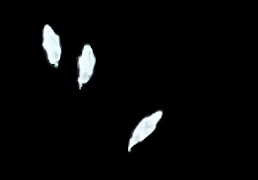
#> input picture test_duck.jpg, 258 x 180 px
$ python assignment_I_bonus.py
#> lines starting #> are read from the running program, lines starting #| are printed output that depends on the picture; long printed decimals are rounded
# pattern assignment
import numpy as np
from sklearn import naive_bayes
from sklearn import model_selection as ms
import cv2
import matplotlib.pyplot as plt
import scipy

img = cv2.imread('test_duck.jpg')  # open file
#> img is the input picture: shape (180, 258, 3); mean B, G, R 8.4, 8.3, 7.9
non_duck_img = cv2.imread('non_duck.jpg')  # the data without duck
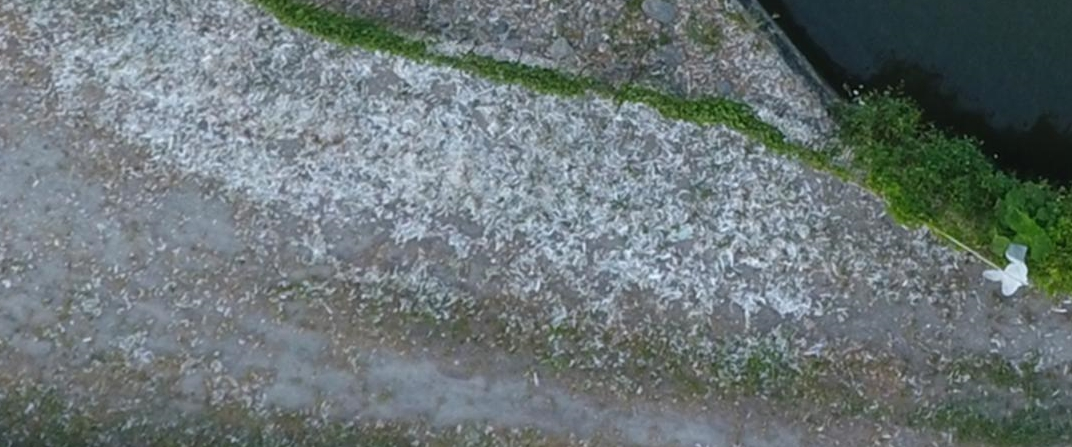
#> input picture non_duck.jpg, 1072 x 447 px
#> non_duck_img is the input picture: shape (447, 1072, 3); mean B, G, R 118.7, 117.7, 107.3

img = cv2.cvtColor(img, cv2.COLOR_BGR2GRAY)  # RBG to gray
#> img: shape (180, 258)
non_duck_img = cv2.cvtColor(non_duck_img, cv2.COLOR_BGR2GRAY)
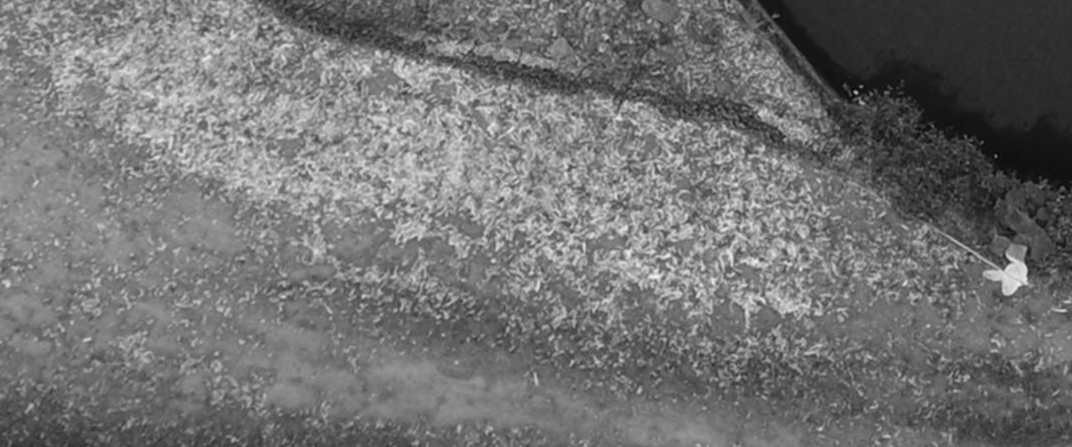
#> non_duck_img: shape (447, 1072); min 6, max 242, mean 114.7

img_pixel = np.array(img)
n_img_pixel = np.array(non_duck_img)

pixel = img.shape
#> pixel = (180, 258)
height = pixel[0]
#> height = 180
width = pixel[1]
#> width = 258
non_duck_pixel = non_duck_img.shape
#> non_duck_pixel = (447, 1072)
n_height = non_duck_pixel[0]
#> n_height = 447
n_width = non_duck_pixel[1]
#> n_width = 1072

# remove the background
array = []  # save the label data
for i in range(height):
    for j in range(width):
        if img_pixel[i][j] == 0:
            array.append(0)
        else:
            array.append(1)
            continue

n_array = []  # remove the background without duck
for i in range(n_height):
    for j in range(n_width):
        if n_img_pixel[i][j] < 225:
            n_array.append(0)
        else:
            n_array.append(0)
            continue


ori_img = cv2.imread('test_img.jpg')
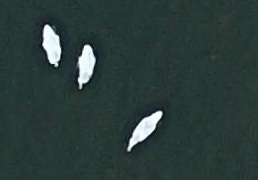
#> input picture test_img.jpg, 258 x 180 px
#> ori_img is the input picture: shape (180, 258, 3); mean B, G, R 57.9, 60.7, 44.1
ori_img = cv2.cvtColor(ori_img, cv2.COLOR_BGR2GRAY)
#> ori_img: shape (180, 258)
ori_img = np.reshape(ori_img, (height*width, 1))
ori_n_img = cv2.imread('non_duck.jpg')
ori_n_img = cv2.cvtColor(ori_n_img, cv2.COLOR_BGR2GRAY)
ori_n_img = np.reshape(ori_n_img, (n_height*n_width, 1))

x_train, x_test, y_train, y_test = ms.train_test_split(
    ori_img, array, test_size=0.1
)
#> x_test = 4644 values, max 253 at index 145, min 12 at index 3777, mean 54.97; y_train = 41796 items; y_test = 4644 values, max 1 at index 20, min 0 at index 0, mean 0.0637
model_naive = naive_bayes.GaussianNB()  # Gaussian model
model_naive.fit(x_train, y_train)
# model_naive.partial_fit(ori_n_img, n_array)
print('scoring the naive Bayes : ', model_naive.score(x_test, y_test))
#| scoring the naive Bayes :  0.9729

#> (the run stopped early here; a loop or call above may not have finished)
